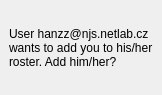
<ui version="4.0" >
 <class>subscriptionwidget</class>
 <widget class="QWidget" name="subscriptionwidget" >
  <property name="geometry" >
   <rect>
    <x>0</x>
    <y>0</y>
    <width>162</width>
    <height>95</height>
   </rect>
  </property>
  <property name="minimumSize" >
   <size>
    <width>0</width>
    <height>95</height>
   </size>
  </property>
  <property name="windowTitle" >
   <string>Form</string>
  </property>
  <layout class="QGridLayout" >
   <property name="margin" >
    <number>9</number>
   </property>
   <property name="spacing" >
    <number>6</number>
   </property>
   <item row="0" column="0" >
    <widget class="QLabel" name="text" >
     <property name="text" >
      <string>User hanzz@njs.netlab.cz wants to add you to his/her roster. Add him/her?</string>
     </property>
     <property name="wordWrap" >
      <bool>true</bool>
     </property>
    </widget>
   </item>
  </layout>
 </widget>
 <resources/>
 <connections/>
</ui>
